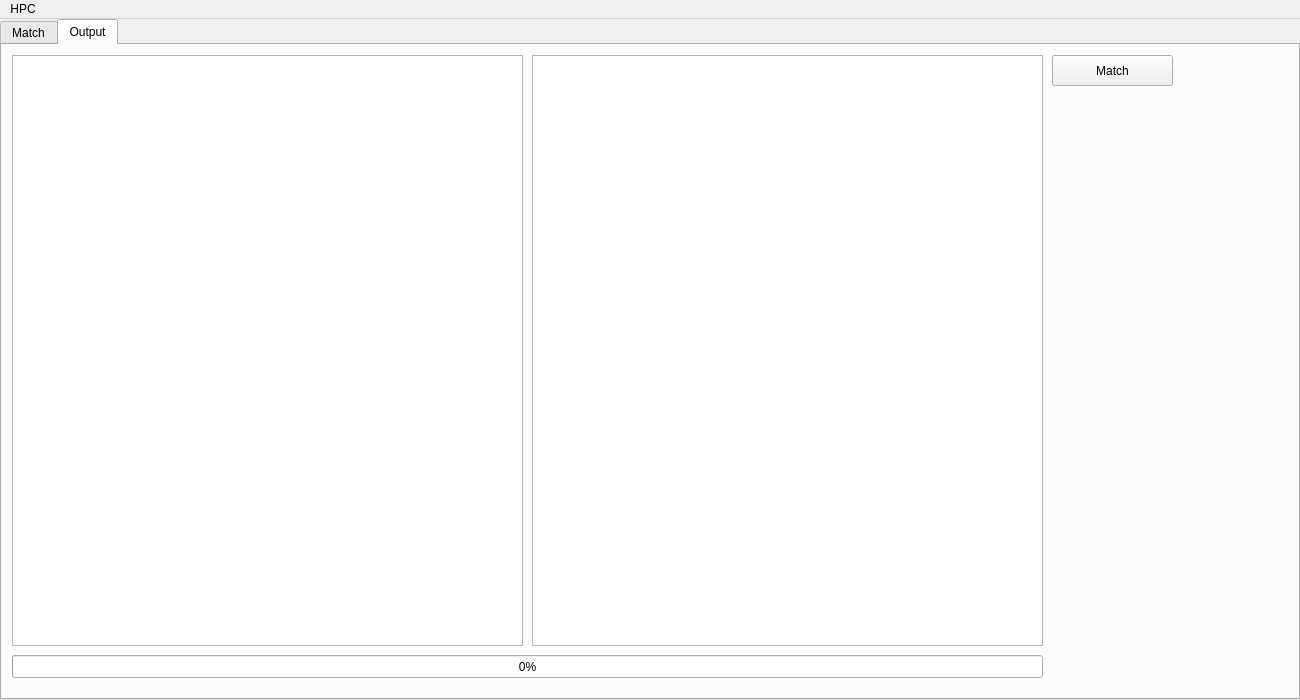
<?xml version="1.0" encoding="UTF-8"?>
<ui version="4.0">
 <class>HPC</class>
 <widget class="QMainWindow" name="HPC">
  <property name="geometry">
   <rect>
    <x>0</x>
    <y>0</y>
    <width>1300</width>
    <height>700</height>
   </rect>
  </property>
  <property name="minimumSize">
   <size>
    <width>1300</width>
    <height>700</height>
   </size>
  </property>
  <property name="maximumSize">
   <size>
    <width>1300</width>
    <height>700</height>
   </size>
  </property>
  <property name="windowTitle">
   <string>HPC</string>
  </property>
  <property name="windowIcon">
   <iconset resource="resources.qrc">
    <normaloff>:/images/resources/icon.png</normaloff>:/images/resources/icon.png</iconset>
  </property>
  <property name="windowOpacity">
   <double>1.000000000000000</double>
  </property>
  <widget class="QWidget" name="centralWidget">
   <widget class="QTabWidget" name="tabs">
    <property name="geometry">
     <rect>
      <x>0</x>
      <y>0</y>
      <width>1300</width>
      <height>681</height>
     </rect>
    </property>
    <property name="autoFillBackground">
     <bool>false</bool>
    </property>
    <property name="currentIndex">
     <number>1</number>
    </property>
    <widget class="QWidget" name="tab_3">
     <attribute name="title">
      <string>Match</string>
     </attribute>
     <widget class="QTreeView" name="tree">
      <property name="geometry">
       <rect>
        <x>10</x>
        <y>50</y>
        <width>321</width>
        <height>591</height>
       </rect>
      </property>
      <property name="contextMenuPolicy">
       <enum>Qt::DefaultContextMenu</enum>
      </property>
      <property name="dragEnabled">
       <bool>true</bool>
      </property>
      <property name="selectionMode">
       <enum>QAbstractItemView::ExtendedSelection</enum>
      </property>
      <attribute name="headerVisible">
       <bool>false</bool>
      </attribute>
     </widget>
     <widget class="QListView" name="list">
      <property name="geometry">
       <rect>
        <x>640</x>
        <y>50</y>
        <width>651</width>
        <height>591</height>
       </rect>
      </property>
     </widget>
     <widget class="QComboBox" name="iconsize">
      <property name="geometry">
       <rect>
        <x>1210</x>
        <y>20</y>
        <width>85</width>
        <height>27</height>
       </rect>
      </property>
      <property name="currentText">
       <string>xxs</string>
      </property>
      <item>
       <property name="text">
        <string>xxs</string>
       </property>
      </item>
      <item>
       <property name="text">
        <string>xs</string>
       </property>
      </item>
      <item>
       <property name="text">
        <string>s</string>
       </property>
      </item>
      <item>
       <property name="text">
        <string>m</string>
       </property>
      </item>
      <item>
       <property name="text">
        <string>l</string>
       </property>
      </item>
      <item>
       <property name="text">
        <string>xl</string>
       </property>
      </item>
      <item>
       <property name="text">
        <string>xxl</string>
       </property>
      </item>
      <item>
       <property name="text">
        <string/>
       </property>
      </item>
     </widget>
     <widget class="QLabel" name="label_2">
      <property name="geometry">
       <rect>
        <x>890</x>
        <y>-100</y>
        <width>121</width>
        <height>16</height>
       </rect>
      </property>
      <property name="palette">
       <palette>
        <active>
         <colorrole role="WindowText">
          <brush brushstyle="SolidPattern">
           <color alpha="255">
            <red>230</red>
            <green>230</green>
            <blue>230</blue>
           </color>
          </brush>
         </colorrole>
         <colorrole role="Button">
          <brush brushstyle="SolidPattern">
           <color alpha="255">
            <red>230</red>
            <green>230</green>
            <blue>230</blue>
           </color>
          </brush>
         </colorrole>
         <colorrole role="Light">
          <brush brushstyle="SolidPattern">
           <color alpha="255">
            <red>255</red>
            <green>255</green>
            <blue>255</blue>
           </color>
          </brush>
         </colorrole>
         <colorrole role="Midlight">
          <brush brushstyle="SolidPattern">
           <color alpha="255">
            <red>242</red>
            <green>242</green>
            <blue>242</blue>
           </color>
          </brush>
         </colorrole>
         <colorrole role="Dark">
          <brush brushstyle="SolidPattern">
           <color alpha="255">
            <red>115</red>
            <green>115</green>
            <blue>115</blue>
           </color>
          </brush>
         </colorrole>
         <colorrole role="Mid">
          <brush brushstyle="SolidPattern">
           <color alpha="255">
            <red>153</red>
            <green>153</green>
            <blue>153</blue>
           </color>
          </brush>
         </colorrole>
         <colorrole role="Text">
          <brush brushstyle="SolidPattern">
           <color alpha="255">
            <red>0</red>
            <green>0</green>
            <blue>0</blue>
           </color>
          </brush>
         </colorrole>
         <colorrole role="BrightText">
          <brush brushstyle="SolidPattern">
           <color alpha="255">
            <red>255</red>
            <green>255</green>
            <blue>255</blue>
           </color>
          </brush>
         </colorrole>
         <colorrole role="ButtonText">
          <brush brushstyle="SolidPattern">
           <color alpha="255">
            <red>0</red>
            <green>0</green>
            <blue>0</blue>
           </color>
          </brush>
         </colorrole>
         <colorrole role="Base">
          <brush brushstyle="SolidPattern">
           <color alpha="255">
            <red>255</red>
            <green>255</green>
            <blue>255</blue>
           </color>
          </brush>
         </colorrole>
         <colorrole role="Window">
          <brush brushstyle="SolidPattern">
           <color alpha="255">
            <red>230</red>
            <green>230</green>
            <blue>230</blue>
           </color>
          </brush>
         </colorrole>
         <colorrole role="Shadow">
          <brush brushstyle="SolidPattern">
           <color alpha="255">
            <red>0</red>
            <green>0</green>
            <blue>0</blue>
           </color>
          </brush>
         </colorrole>
         <colorrole role="AlternateBase">
          <brush brushstyle="SolidPattern">
           <color alpha="255">
            <red>242</red>
            <green>242</green>
            <blue>242</blue>
           </color>
          </brush>
         </colorrole>
         <colorrole role="ToolTipBase">
          <brush brushstyle="SolidPattern">
           <color alpha="255">
            <red>255</red>
            <green>255</green>
            <blue>220</blue>
           </color>
          </brush>
         </colorrole>
         <colorrole role="ToolTipText">
          <brush brushstyle="SolidPattern">
           <color alpha="255">
            <red>0</red>
            <green>0</green>
            <blue>0</blue>
           </color>
          </brush>
         </colorrole>
        </active>
        <inactive>
         <colorrole role="WindowText">
          <brush brushstyle="SolidPattern">
           <color alpha="255">
            <red>230</red>
            <green>230</green>
            <blue>230</blue>
           </color>
          </brush>
         </colorrole>
         <colorrole role="Button">
          <brush brushstyle="SolidPattern">
           <color alpha="255">
            <red>230</red>
            <green>230</green>
            <blue>230</blue>
           </color>
          </brush>
         </colorrole>
         <colorrole role="Light">
          <brush brushstyle="SolidPattern">
           <color alpha="255">
            <red>255</red>
            <green>255</green>
            <blue>255</blue>
           </color>
          </brush>
         </colorrole>
         <colorrole role="Midlight">
          <brush brushstyle="SolidPattern">
           <color alpha="255">
            <red>242</red>
            <green>242</green>
            <blue>242</blue>
           </color>
          </brush>
         </colorrole>
         <colorrole role="Dark">
          <brush brushstyle="SolidPattern">
           <color alpha="255">
            <red>115</red>
            <green>115</green>
            <blue>115</blue>
           </color>
          </brush>
         </colorrole>
         <colorrole role="Mid">
          <brush brushstyle="SolidPattern">
           <color alpha="255">
            <red>153</red>
            <green>153</green>
            <blue>153</blue>
           </color>
          </brush>
         </colorrole>
         <colorrole role="Text">
          <brush brushstyle="SolidPattern">
           <color alpha="255">
            <red>0</red>
            <green>0</green>
            <blue>0</blue>
           </color>
          </brush>
         </colorrole>
         <colorrole role="BrightText">
          <brush brushstyle="SolidPattern">
           <color alpha="255">
            <red>255</red>
            <green>255</green>
            <blue>255</blue>
           </color>
          </brush>
         </colorrole>
         <colorrole role="ButtonText">
          <brush brushstyle="SolidPattern">
           <color alpha="255">
            <red>0</red>
            <green>0</green>
            <blue>0</blue>
           </color>
          </brush>
         </colorrole>
         <colorrole role="Base">
          <brush brushstyle="SolidPattern">
           <color alpha="255">
            <red>255</red>
            <green>255</green>
            <blue>255</blue>
           </color>
          </brush>
         </colorrole>
         <colorrole role="Window">
          <brush brushstyle="SolidPattern">
           <color alpha="255">
            <red>230</red>
            <green>230</green>
            <blue>230</blue>
           </color>
          </brush>
         </colorrole>
         <colorrole role="Shadow">
          <brush brushstyle="SolidPattern">
           <color alpha="255">
            <red>0</red>
            <green>0</green>
            <blue>0</blue>
           </color>
          </brush>
         </colorrole>
         <colorrole role="AlternateBase">
          <brush brushstyle="SolidPattern">
           <color alpha="255">
            <red>242</red>
            <green>242</green>
            <blue>242</blue>
           </color>
          </brush>
         </colorrole>
         <colorrole role="ToolTipBase">
          <brush brushstyle="SolidPattern">
           <color alpha="255">
            <red>255</red>
            <green>255</green>
            <blue>220</blue>
           </color>
          </brush>
         </colorrole>
         <colorrole role="ToolTipText">
          <brush brushstyle="SolidPattern">
           <color alpha="255">
            <red>0</red>
            <green>0</green>
            <blue>0</blue>
           </color>
          </brush>
         </colorrole>
        </inactive>
        <disabled>
         <colorrole role="WindowText">
          <brush brushstyle="SolidPattern">
           <color alpha="255">
            <red>115</red>
            <green>115</green>
            <blue>115</blue>
           </color>
          </brush>
         </colorrole>
         <colorrole role="Button">
          <brush brushstyle="SolidPattern">
           <color alpha="255">
            <red>230</red>
            <green>230</green>
            <blue>230</blue>
           </color>
          </brush>
         </colorrole>
         <colorrole role="Light">
          <brush brushstyle="SolidPattern">
           <color alpha="255">
            <red>255</red>
            <green>255</green>
            <blue>255</blue>
           </color>
          </brush>
         </colorrole>
         <colorrole role="Midlight">
          <brush brushstyle="SolidPattern">
           <color alpha="255">
            <red>242</red>
            <green>242</green>
            <blue>242</blue>
           </color>
          </brush>
         </colorrole>
         <colorrole role="Dark">
          <brush brushstyle="SolidPattern">
           <color alpha="255">
            <red>115</red>
            <green>115</green>
            <blue>115</blue>
           </color>
          </brush>
         </colorrole>
         <colorrole role="Mid">
          <brush brushstyle="SolidPattern">
           <color alpha="255">
            <red>153</red>
            <green>153</green>
            <blue>153</blue>
           </color>
          </brush>
         </colorrole>
         <colorrole role="Text">
          <brush brushstyle="SolidPattern">
           <color alpha="255">
            <red>115</red>
            <green>115</green>
            <blue>115</blue>
           </color>
          </brush>
         </colorrole>
         <colorrole role="BrightText">
          <brush brushstyle="SolidPattern">
           <color alpha="255">
            <red>255</red>
            <green>255</green>
            <blue>255</blue>
           </color>
          </brush>
         </colorrole>
         <colorrole role="ButtonText">
          <brush brushstyle="SolidPattern">
           <color alpha="255">
            <red>115</red>
            <green>115</green>
            <blue>115</blue>
           </color>
          </brush>
         </colorrole>
         <colorrole role="Base">
          <brush brushstyle="SolidPattern">
           <color alpha="255">
            <red>230</red>
            <green>230</green>
            <blue>230</blue>
           </color>
          </brush>
         </colorrole>
         <colorrole role="Window">
          <brush brushstyle="SolidPattern">
           <color alpha="255">
            <red>230</red>
            <green>230</green>
            <blue>230</blue>
           </color>
          </brush>
         </colorrole>
         <colorrole role="Shadow">
          <brush brushstyle="SolidPattern">
           <color alpha="255">
            <red>0</red>
            <green>0</green>
            <blue>0</blue>
           </color>
          </brush>
         </colorrole>
         <colorrole role="AlternateBase">
          <brush brushstyle="SolidPattern">
           <color alpha="255">
            <red>230</red>
            <green>230</green>
            <blue>230</blue>
           </color>
          </brush>
         </colorrole>
         <colorrole role="ToolTipBase">
          <brush brushstyle="SolidPattern">
           <color alpha="255">
            <red>255</red>
            <green>255</green>
            <blue>220</blue>
           </color>
          </brush>
         </colorrole>
         <colorrole role="ToolTipText">
          <brush brushstyle="SolidPattern">
           <color alpha="255">
            <red>0</red>
            <green>0</green>
            <blue>0</blue>
           </color>
          </brush>
         </colorrole>
        </disabled>
       </palette>
      </property>
      <property name="text">
       <string>Selected photo:</string>
      </property>
      <property name="scaledContents">
       <bool>true</bool>
      </property>
     </widget>
     <widget class="QLabel" name="sizeLabel">
      <property name="geometry">
       <rect>
        <x>1140</x>
        <y>20</y>
        <width>67</width>
        <height>31</height>
       </rect>
      </property>
      <property name="text">
       <string>Icon size：</string>
      </property>
      <property name="scaledContents">
       <bool>true</bool>
      </property>
     </widget>
     <widget class="QLabel" name="album">
      <property name="geometry">
       <rect>
        <x>10</x>
        <y>30</y>
        <width>101</width>
        <height>17</height>
       </rect>
      </property>
      <property name="text">
       <string>Select Album:</string>
      </property>
     </widget>
     <widget class="QListView" name="selected">
      <property name="geometry">
       <rect>
        <x>340</x>
        <y>50</y>
        <width>291</width>
        <height>591</height>
       </rect>
      </property>
     </widget>
     <widget class="QLabel" name="displayFolder">
      <property name="geometry">
       <rect>
        <x>646</x>
        <y>30</y>
        <width>121</width>
        <height>20</height>
       </rect>
      </property>
      <property name="text">
       <string>Folder contents:</string>
      </property>
     </widget>
    </widget>
    <widget class="QWidget" name="tab_4">
     <attribute name="title">
      <string>Output</string>
     </attribute>
     <widget class="QListView" name="list_2">
      <property name="geometry">
       <rect>
        <x>10</x>
        <y>10</y>
        <width>511</width>
        <height>591</height>
       </rect>
      </property>
     </widget>
     <widget class="QPushButton" name="match">
      <property name="geometry">
       <rect>
        <x>1050</x>
        <y>10</y>
        <width>121</width>
        <height>31</height>
       </rect>
      </property>
      <property name="text">
       <string>Match</string>
      </property>
     </widget>
     <widget class="QListView" name="list_4">
      <property name="geometry">
       <rect>
        <x>530</x>
        <y>10</y>
        <width>511</width>
        <height>591</height>
       </rect>
      </property>
     </widget>
     <widget class="QProgressBar" name="matchProgress">
      <property name="geometry">
       <rect>
        <x>10</x>
        <y>610</y>
        <width>1031</width>
        <height>23</height>
       </rect>
      </property>
      <property name="value">
       <number>0</number>
      </property>
     </widget>
    </widget>
   </widget>
  </widget>
  <widget class="QMenuBar" name="menuBar">
   <property name="geometry">
    <rect>
     <x>0</x>
     <y>0</y>
     <width>1300</width>
     <height>25</height>
    </rect>
   </property>
   <widget class="QMenu" name="menuHPC">
    <property name="title">
     <string>HPC</string>
    </property>
   </widget>
   <addaction name="menuHPC"/>
  </widget>
 </widget>
 <layoutdefault spacing="6" margin="11"/>
 <resources>
  <include location="resources.qrc"/>
 </resources>
 <connections/>
</ui>
